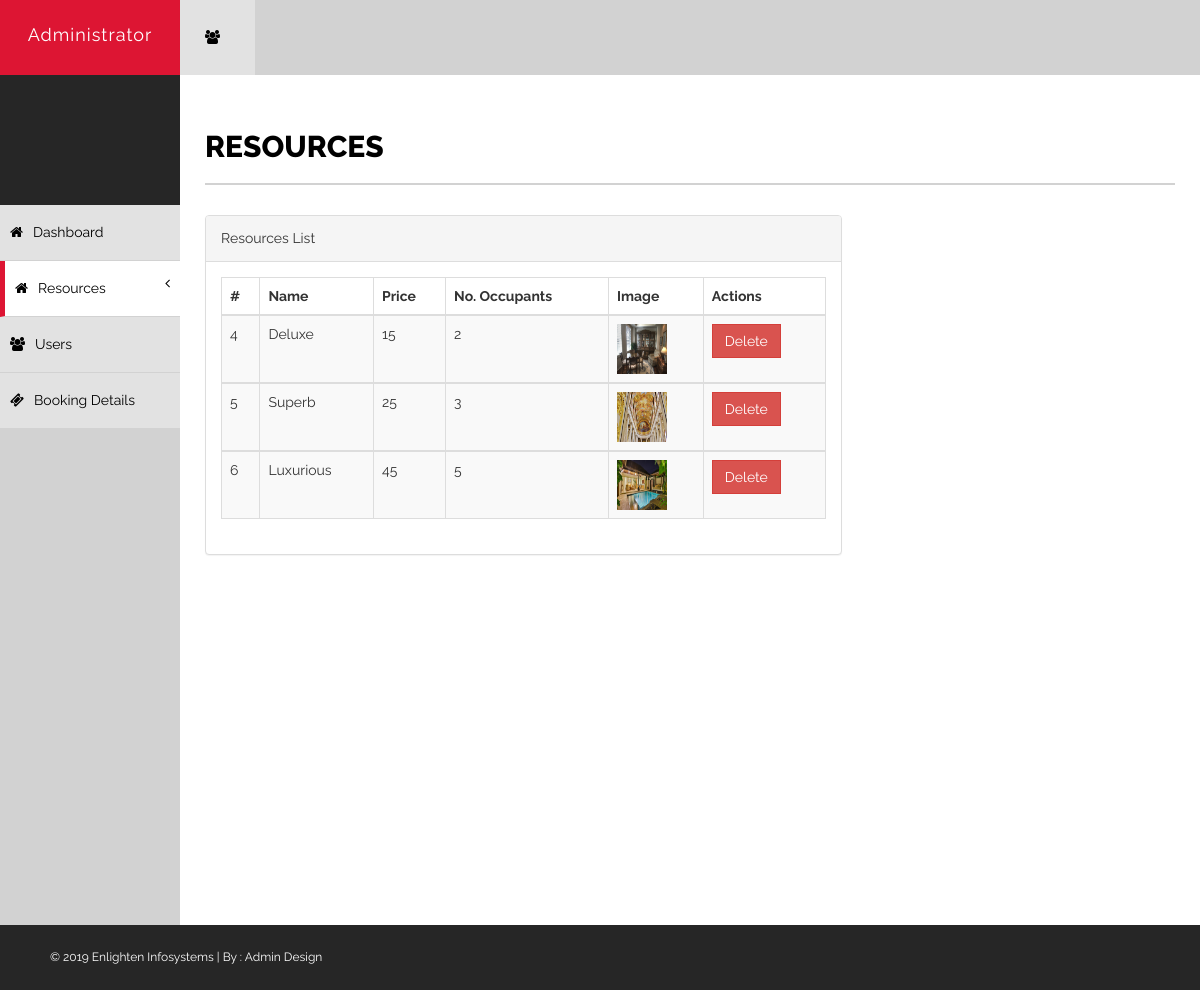
Screenshot of /admin/manage_resources.php (signed in) with the database file from the repository.
### tables this page shows
CREATE TABLE IF NOT EXISTS `resources` (
  `id` int(5) NOT NULL AUTO_INCREMENT,
  `R_name` varchar(20) NOT NULL,
  `R_image` mediumtext NOT NULL,
  `R_price` int(5) NOT NULL,
  `R_occupant` int(11) NOT NULL,
  PRIMARY KEY (`id`)
);

### admin/manage_resources.php (the view, shortened to what this page needs)
<?php
    require 'config.php';
 ?>
<!DOCTYPE html>
<html xmlns="http://www.w3.org/1999/xhtml">
<head>
    <link href="assets/css/bootstrap.css" rel="stylesheet" />
    <link href="assets/css/font-awesome.css" rel="stylesheet" />
    <link href="assets/css/style.css" rel="stylesheet" />
</head>
<body>
    <div id="wrapper">
        <nav class="navbar navbar-default navbar-cls-top " role="navigation" style="margin-bottom: 0">
            <div class="navbar-header">
                <a  class="navbar-brand" href="dashboard.php">Administrator</a>
            </div>
           <div class="notifications-wrapper">
<ul class="nav">
                <li class="dropdown">
                    <a class="dropdown-toggle" data-toggle="dropdown" href="#">
                        <i class="fa fa-users"></i></a>
                        </li>
                    </ul>
            </div>
        </nav>
         <nav  class="navbar-default navbar-side" role="navigation">
            <div class="sidebar-collapse">
                <ul class="nav" id="main-menu">
                    <li>
                        <div class="user-img-div">
                        </div>
                    </li>
                    <li>
                        <a href="dashboard.php"><i class="fa fa-home "></i>Dashboard</a>
                    </li>
                    <li>
                        <a class="active-menu" href="#"><i class="fa fa-home "></i>Resources<span class="fa arrow"></span></a>
                    </li>
                    <li>
                        <a href="users.php"><i class="fa fa-users"></i>Users</a>
                        <a href="booking.php"><i class="fa fa-ticket"></i>Booking Details</a>
                    </li>
                </ul>
            </div>
        </nav>
        <div id="page-wrapper" class="page-wrapper-cls">
            <div id="page-inner">
                <div class="row">
                    <div class="col-md-12">
                        <h1 class="page-head-line">Resources</h1>
                    </div>
                </div>
                <div class="row">
                <div class="col-md-8">
                    <div class="panel panel-default">
                        <div class="panel-heading">
                            Resources List
                        </div>
                        <div class="panel-body">
                            <div class="table-responsive">
                                <table class="table table-striped table-bordered table-hover">
                                    <thead>
                                        <tr>
                                            <th>#</th>
                                            <th>Name</th>
                                            <th>Price</th>
                                            <th>No. Occupants</th>
                                            <th>Image</th>
                                            <th>Actions</th>
                                        </tr>
                                    </thead>
                                    <?php
                                    $select_sql_resource = "SELECT * FROM resources";
                                    $result = $conn->query($select_sql_resource);
                                    if($result->num_rows>0){
                                        while($row = $result->fetch_assoc()){
                                            $id = $row["id"];
                                            $name = $row["R_name"];
                                            $price = $row["R_price"];
                                            $occupants = $row["R_occupant"];
                                            $image = $row["R_image"];
                                         ?>
                                    <tbody>
                                        <tr>
                                            <td><?php echo $id; ?></td>
                                            <td><?php echo $name; ?></td>
                                            <td><?php echo $price; ?></td>
                                            <td><?php echo $occupants; ?></td>
                                            <td><img src="<?php echo $image; ?>" alt="room photos" style="height:50px;width: 50px;"></td>
                                            <form action="resource_delete.php" method="POST">
                                                <td><button type="submit" class="btn btn-danger">Delete</button></td>
                                            </form>
                                        </tr>
                                           <?php
                                        }
                                    }
                                    ?>
                                    </tbody>
                                </table>
                            </div>
                        </div>
                    </div>
                </div>
            </div>
            </div>
        </div>
    </div>
   <footer >
        &copy; 2019 Enlighten Infosystems | By : <a href="http://www.enlighteninfosystems.com/" target="_blank">Admin Design</a>
    </footer>
</body>
</html>

### admin/assets/css/style.css (style rules this page uses)
body { font-family: 'Raleway', sans-serif; line-height:25px; font-size:14px; }
#wrapper { width: 100%; background: #d2d2d2; }
#page-wrapper { padding: 15px 15px; min-height: 800px; background: #fff; }
#page-inner { width: 100%; margin: 10px 20px 10px 0px; background-color: #fff!important; padding: 10px; min-height: 800px; }
.page-head-line { font-size: 30px; text-transform: uppercase; color: #000; font-weight: 800; padding-bottom: 20px; border-bottom: 2px solid #d2d2d2; margin-bottom: 30px; }
.btn { border-radius:0px!important; -moz-border-radius:0px!important; -webkit-border-radius:0px!important; }
.navbar-cls-top .navbar-brand { color: #fff; background: #DD1533; width: 180px; text-align: center; height: 75px; font-size: 18px; letter-spacing: 1px; padding-top: 25px; }
.user-img-div { min-height: 130px; padding: 20px; background-color: #262626; text-align:center; }
.active-menu { background-color: #fff!important; border-left: 5px solid #DD1533; }
.arrow { float: right; }
.fa.arrow:before { content: "\f104"; }
.sidebar-collapse, .sidebar-collapse .nav { background: none; }
.sidebar-collapse .nav { padding: 0; }
.sidebar-collapse .nav > li > a { color: #000; background: #E2E2E2; text-shadow: none; border-bottom: 1px solid #D2D2D2; }
.sidebar-collapse > .nav > li > a { padding: 15px 10px; }
.navbar-side { border: none; background-color: #202020; }
.navbar-cls-top { background: #262626; border-bottom: none; }
.navbar-default { border: 0px solid black; }
.navbar-header { background: #000000; }
.nav > li > a > i { margin-right: 10px; }
.notifications-wrapper { margin-left:3px; }
.notifications-wrapper .nav { background-color: #D2d2d2; }
.notifications-wrapper li { display: inline-block; }
.notifications-wrapper li a { padding: 25px; min-height: 50px; }
.notifications-wrapper .nav > li > a { background-color: #E2E2E2; color:#000; }
footer { background-color:#262626; padding:20px 50px; color:#fff; font-size:12px; }
footer a { color:#fff; }
@media (min-width:768px) { .page-wrapper-cls { margin: 0 0 0 180px; } }
@media (min-width:768px) { .navbar-side { z-index: 1; position: absolute; width: 180px; } }
@media (min-width:768px) { .navbar { border-radius: 0px; } }

### rows the page displays
resources: id "4", R_name "Deluxe", R_price "15", R_occupant "2", R_image (picture)
resources: id "5", R_name "Superb", R_price "25", R_occupant "3", R_image (picture)
resources: id "6", R_name "Luxurious", R_price "45", R_occupant "5", R_image (picture)
